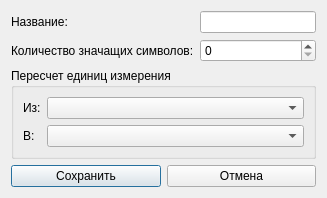
<?xml version="1.0" encoding="UTF-8"?>
<ui version="4.0">
    <class>RowSettingsDialog</class>
    <widget class="QDialog" name="RowSettingsDialog">
        <property name="geometry">
            <rect>
                <x>0</x>
                <y>0</y>
                <width>327</width>
                <height>186</height>
            </rect>
        </property>
        <property name="windowTitle">
            <string>Настройка строки</string>
        </property>
        <layout class="QGridLayout" name="gridLayout_2">
            <item row="0" column="0">
                <layout class="QVBoxLayout" name="verticalLayout">
                    <item>
                        <layout class="QFormLayout" name="formLayout_2">
                            <item row="0" column="0">
                                <widget class="QLabel" name="label_2">
                                    <property name="text">
                                        <string>Название:</string>
                                    </property>
                                </widget>
                            </item>
                            <item row="0" column="1">
                                <widget class="QLineEdit" name="nameLineEdit"/>
                            </item>
                            <item row="1" column="0">
                                <widget class="QLabel" name="label">
                                    <property name="text">
                                        <string>Количество значащих символов:</string>
                                    </property>
                                </widget>
                            </item>
                            <item row="1" column="1">
                                <widget class="QSpinBox" name="accuracySpinBox"/>
                            </item>
                        </layout>
                    </item>
                    <item>
                        <widget class="QGroupBox" name="groupBox">
                            <property name="title">
                                <string>Пересчет единиц измерения</string>
                            </property>
                            <layout class="QGridLayout" name="gridLayout">
                                <item row="0" column="0">
                                    <layout class="QFormLayout" name="formLayout_4">
                                        <item row="0" column="0">
                                            <widget class="QLabel" name="label_5">
                                                <property name="text">
                                                    <string>Из:</string>
                                                </property>
                                            </widget>
                                        </item>
                                        <item row="0" column="1">
                                            <widget class="QComboBox" name="fromComboBox_2"/>
                                        </item>
                                        <item row="1" column="0">
                                            <widget class="QLabel" name="label_6">
                                                <property name="text">
                                                    <string>В:</string>
                                                </property>
                                            </widget>
                                        </item>
                                        <item row="1" column="1">
                                            <widget class="QComboBox" name="toComboBox_2"/>
                                        </item>
                                    </layout>
                                </item>
                            </layout>
                        </widget>
                    </item>
                    <item>
                        <layout class="QHBoxLayout" name="horizontalLayout">
                            <item>
                                <widget class="QPushButton" name="savePushButton">
                                    <property name="text">
                                        <string>Сохранить</string>
                                    </property>
                                </widget>
                            </item>
                            <item>
                                <widget class="QPushButton" name="cancelButton">
                                    <property name="text">
                                        <string>Отмена</string>
                                    </property>
                                </widget>
                            </item>
                        </layout>
                    </item>
                </layout>
            </item>
        </layout>
    </widget>
    <resources/>
    <connections/>
</ui>
